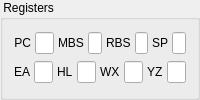
         <widget class="QGroupBox" name="groupBox_3">
          <property name="title">
           <string> Registers </string>
          </property>
          <layout class="QVBoxLayout" name="regLayout">
           <item>
            <layout class="QHBoxLayout" name="regLine1Layout" stretch="1,10,1,7,1,7,1,7">
             <property name="spacing">
              <number>4</number>
             </property>
             <item>
              <widget class="QLabel" name="labelPC">
               <property name="toolTip">
                <string>Program counter</string>
               </property>
               <property name="text">
                <string>PC</string>
               </property>
               <property name="alignment">
                <set>Qt::AlignRight|Qt::AlignTrailing|Qt::AlignVCenter</set>
               </property>
              </widget>
             </item>
             <item>
              <widget class="QLineEdit" name="pcEdit">
               <property name="sizePolicy">
                <sizepolicy hsizetype="Ignored" vsizetype="Fixed">
                 <horstretch>0</horstretch>
                 <verstretch>0</verstretch>
                </sizepolicy>
               </property>
               <property name="toolTip">
                <string>Program counter (PCB + PCP + PCS)</string>
               </property>
               <property name="key" stdset="0">
                <string>PC</string>
               </property>
               <property name="type" stdset="0">
                <string>integer</string>
               </property>
               <property name="mask" stdset="0">
                <string>0x%0.4X</string>
               </property>
              </widget>
             </item>
             <item>
              <widget class="QLabel" name="mbsLabel">
               <property name="toolTip">
                <string>Memory bank selection register</string>
               </property>
               <property name="text">
                <string>MBS</string>
               </property>
              </widget>
             </item>
             <item>
              <widget class="QLineEdit" name="mbsEdit">
               <property name="sizePolicy">
                <sizepolicy hsizetype="Ignored" vsizetype="Fixed">
                 <horstretch>0</horstretch>
                 <verstretch>0</verstretch>
                </sizepolicy>
               </property>
               <property name="toolTip">
                <string>Memory bank selection register</string>
               </property>
               <property name="key" stdset="0">
                <string>MBS</string>
               </property>
               <property name="type" stdset="0">
                <string>integer</string>
               </property>
               <property name="mask" stdset="0">
                <string>0x%0.1X</string>
               </property>
              </widget>
             </item>
             <item>
              <widget class="QLabel" name="rbsLabel">
               <property name="toolTip">
                <string>Register bank selection register</string>
               </property>
               <property name="text">
                <string>RBS</string>
               </property>
              </widget>
             </item>
             <item>
              <widget class="QLineEdit" name="rbsEdit">
               <property name="sizePolicy">
                <sizepolicy hsizetype="Ignored" vsizetype="Fixed">
                 <horstretch>0</horstretch>
                 <verstretch>0</verstretch>
                </sizepolicy>
               </property>
               <property name="toolTip">
                <string>Register bank selection register</string>
               </property>
               <property name="key" stdset="0">
                <string>RBS</string>
               </property>
               <property name="type" stdset="0">
                <string>integer</string>
               </property>
               <property name="mask" stdset="0">
                <string>0x%0.1X</string>
               </property>
              </widget>
             </item>
             <item>
              <widget class="QLabel" name="spLabel">
               <property name="toolTip">
                <string>Stack pointer</string>
               </property>
               <property name="text">
                <string>SP</string>
               </property>
              </widget>
             </item>
             <item>
              <widget class="QLineEdit" name="spEdit">
               <property name="sizePolicy">
                <sizepolicy hsizetype="Ignored" vsizetype="Fixed">
                 <horstretch>0</horstretch>
                 <verstretch>0</verstretch>
                </sizepolicy>
               </property>
               <property name="toolTip">
                <string>Stack pointer</string>
               </property>
               <property name="key" stdset="0">
                <string>SP</string>
               </property>
               <property name="type" stdset="0">
                <string>integer</string>
               </property>
               <property name="mask" stdset="0">
                <string>0x%0.2X</string>
               </property>
              </widget>
             </item>
            </layout>
           </item>
           <item>
            <layout class="QHBoxLayout" name="regLine2Layout" stretch="1,10,1,10,1,10,1,10">
             <property name="spacing">
              <number>4</number>
             </property>
             <item>
              <widget class="QLabel" name="eaLabel">
               <property name="toolTip">
                <string>EA register pair</string>
               </property>
               <property name="text">
                <string>EA</string>
               </property>
              </widget>
             </item>
             <item>
              <widget class="QLineEdit" name="eaEdit">
               <property name="sizePolicy">
                <sizepolicy hsizetype="Ignored" vsizetype="Fixed">
                 <horstretch>0</horstretch>
                 <verstretch>0</verstretch>
                </sizepolicy>
               </property>
               <property name="toolTip">
                <string>EA register pair</string>
               </property>
               <property name="key" stdset="0">
                <string>EA</string>
               </property>
               <property name="type" stdset="0">
                <string>integer</string>
               </property>
               <property name="mask" stdset="0">
                <string>0x%0.2X</string>
               </property>
              </widget>
             </item>
             <item>
              <widget class="QLabel" name="hlLabel">
               <property name="toolTip">
                <string>HL register pair</string>
               </property>
               <property name="text">
                <string>HL</string>
               </property>
              </widget>
             </item>
             <item>
              <widget class="QLineEdit" name="hlEdit">
               <property name="sizePolicy">
                <sizepolicy hsizetype="Ignored" vsizetype="Fixed">
                 <horstretch>0</horstretch>
                 <verstretch>0</verstretch>
                </sizepolicy>
               </property>
               <property name="toolTip">
                <string>HL register pair</string>
               </property>
               <property name="key" stdset="0">
                <string>HL</string>
               </property>
               <property name="type" stdset="0">
                <string>integer</string>
               </property>
               <property name="mask" stdset="0">
                <string>0x%0.2X</string>
               </property>
              </widget>
             </item>
             <item>
              <widget class="QLabel" name="wxLabel">
               <property name="toolTip">
                <string>WX register pair</string>
               </property>
               <property name="text">
                <string>WX</string>
               </property>
              </widget>
             </item>
             <item>
              <widget class="QLineEdit" name="wxEdit">
               <property name="sizePolicy">
                <sizepolicy hsizetype="Ignored" vsizetype="Fixed">
                 <horstretch>0</horstretch>
                 <verstretch>0</verstretch>
                </sizepolicy>
               </property>
               <property name="toolTip">
                <string>WX register pair</string>
               </property>
               <property name="key" stdset="0">
                <string>WX</string>
               </property>
               <property name="type" stdset="0">
                <string>integer</string>
               </property>
               <property name="mask" stdset="0">
                <string>0x%0.2X</string>
               </property>
              </widget>
             </item>
             <item>
              <widget class="QLabel" name="yzLabel">
               <property name="toolTip">
                <string>YZ register pair</string>
               </property>
               <property name="text">
                <string>YZ</string>
               </property>
              </widget>
             </item>
             <item>
              <widget class="QLineEdit" name="yzEdit">
               <property name="sizePolicy">
                <sizepolicy hsizetype="Ignored" vsizetype="Fixed">
                 <horstretch>0</horstretch>
                 <verstretch>0</verstretch>
                </sizepolicy>
               </property>
               <property name="toolTip">
                <string>YZ register pair</string>
               </property>
               <property name="key" stdset="0">
                <string>YZ</string>
               </property>
               <property name="type" stdset="0">
                <string>integer</string>
               </property>
               <property name="mask" stdset="0">
                <string>0x%0.2X</string>
               </property>
              </widget>
             </item>
            </layout>
           </item>
          </layout>
         </widget>
